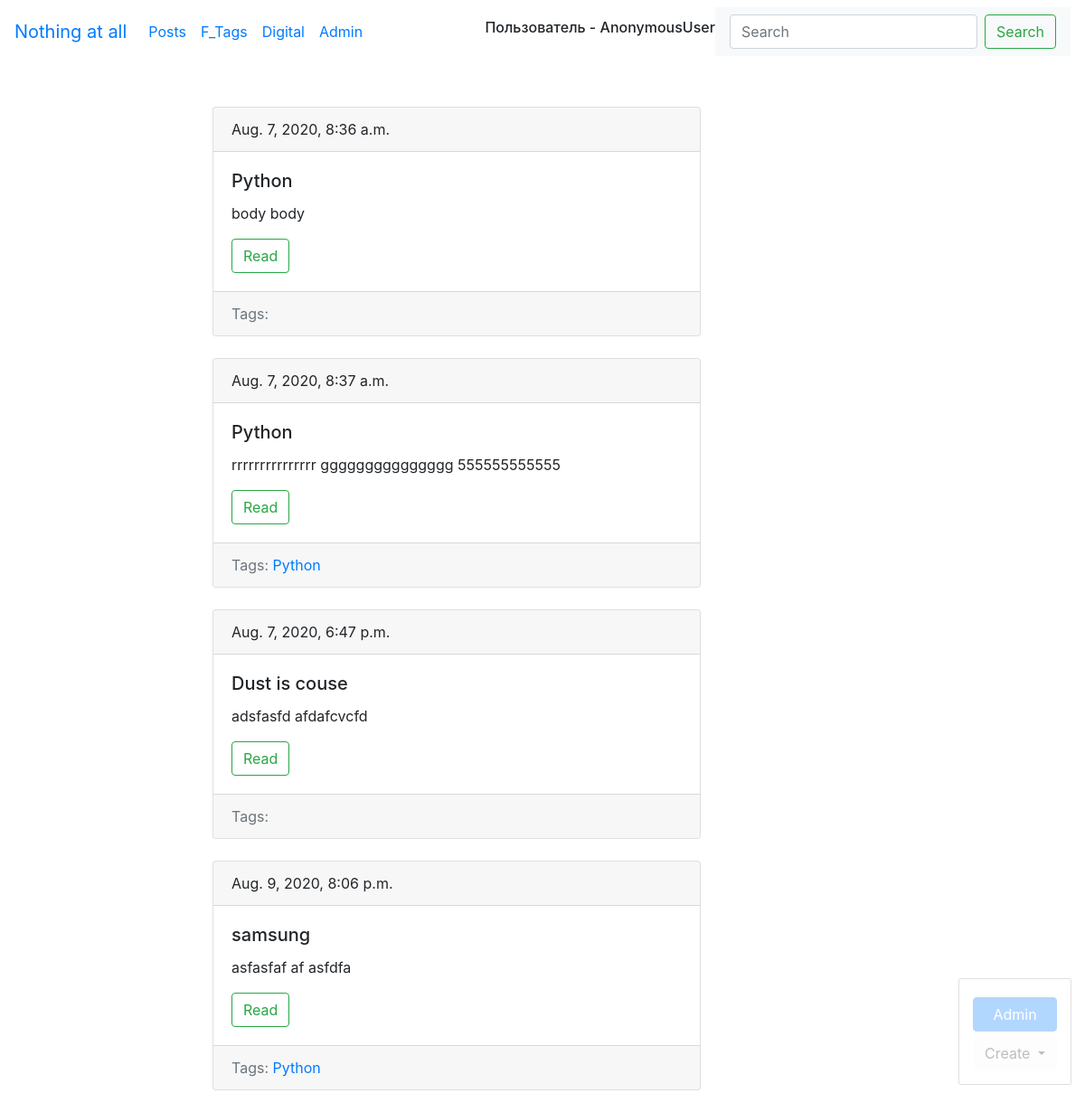
Screenshot of /digital_site/ with the database file from the repository.
### digital_site/models.py (models this page shows, shortened)
class Post(models.Model):
    title = models.CharField(max_length=150, db_index=True)
    slug = models.SlugField(max_length=150, blank=True, unique=True)
    body = models.TextField(blank=True, db_index=True)
    tags = models.ManyToManyField('Tag', blank=True, related_name='posts')
    date_pub = models.DateTimeField(auto_now_add=True)
    def get_absolute_url(self):
        return reverse('post_detail_url', kwargs={'slug': self.slug})
    class Meta:
        ordering = ['date_pub']

class Tag(models.Model):
    title = models.CharField(max_length=50)
    slug = models.SlugField(max_length=50, unique=True)
    def get_absolute_url(self):
        return reverse('tag_detail_url', kwargs={'slug': self.slug})
    class Meta:
        ordering = ['title']

### digital_site/views.py (the view)
# urls.py: path('', goods_list, name='goods_list_url'),
def goods_list(request):
    search_query = request.GET.get('search', '')
    if search_query:
        posts = Post.objects.filter(Q(title__icontains=search_query) | Q(body__icontains=search_query))
    else:
        posts = Post.objects.all()
    paginator = Paginator(posts, 5)
    page_num = request.GET.get('page', 1)
    page = paginator.get_page(page_num)
    is_paginated = page.has_other_pages()
    if page.has_previous():
        prev_url = '?page={}'.format(page.previous_page_number())
    else:
        prev_url = ''
    if page.has_next():
        next_url = '?page={}'.format(page.next_page_number())
    else:
        next_url = ''
    context = {
        'posts': page,
        'is_paginated': is_paginated,
        'next_url': next_url,
        'prev_url': prev_url
    }
    return render(request, 'digital_site/index.html', context=context)

### digital_site/templates/digital_site/index.html (shortened to what this page needs)
{% extends 'digital_site/base_blog.html'%}
{% block content %}
{%for n in posts.object_list %}
 {% include 'digital_site/includes/post_card_template.html' %}
{% endfor %}
{% endblock %}

### digital_site/templates/digital_site/includes/post_card_template.html
 <div class="card mb-4">
          <div class="card-header">
                {{ n.date_pub}}
          </div>
          <div class="card-body">
            <h5 class="card-title">{{n.title}}</h5>
            <p class="card-text">{{n.body|truncatewords:15}}</p>
            <a href="{{  n.get_absolute_url }}" class="btn btn-outline-success my-2 my-sm-0">Read</a>
          </div>
     <div class="card-footer text-muted">
        Tags:
         {% for tag in n.tags.all %}
        <a href="{{ tag.get_absolute_url }}"> {{ tag.title }} </a>
         {% endfor %}
     </div>
 </div>

### rows the page displays
Post: date_pub "Aug. 7, 2020, 8:36 a.m.", title "Python", body "body body"
Post: date_pub "Aug. 7, 2020, 8:37 a.m.", title "Python", body "rrrrrrrrrrrrrrr ggggggggggggggg 555555555555"
Tag: title "Python"
Post: date_pub "Aug. 7, 2020, 6:47 p.m.", title "Dust is couse", body "adsfasfd afdafcvcfd"
Post: date_pub "Aug. 9, 2020, 8:06 p.m.", title "samsung", body "asfasfaf af asfdfa"

### other values shown
{{ request.user }} "AnonymousUser"
